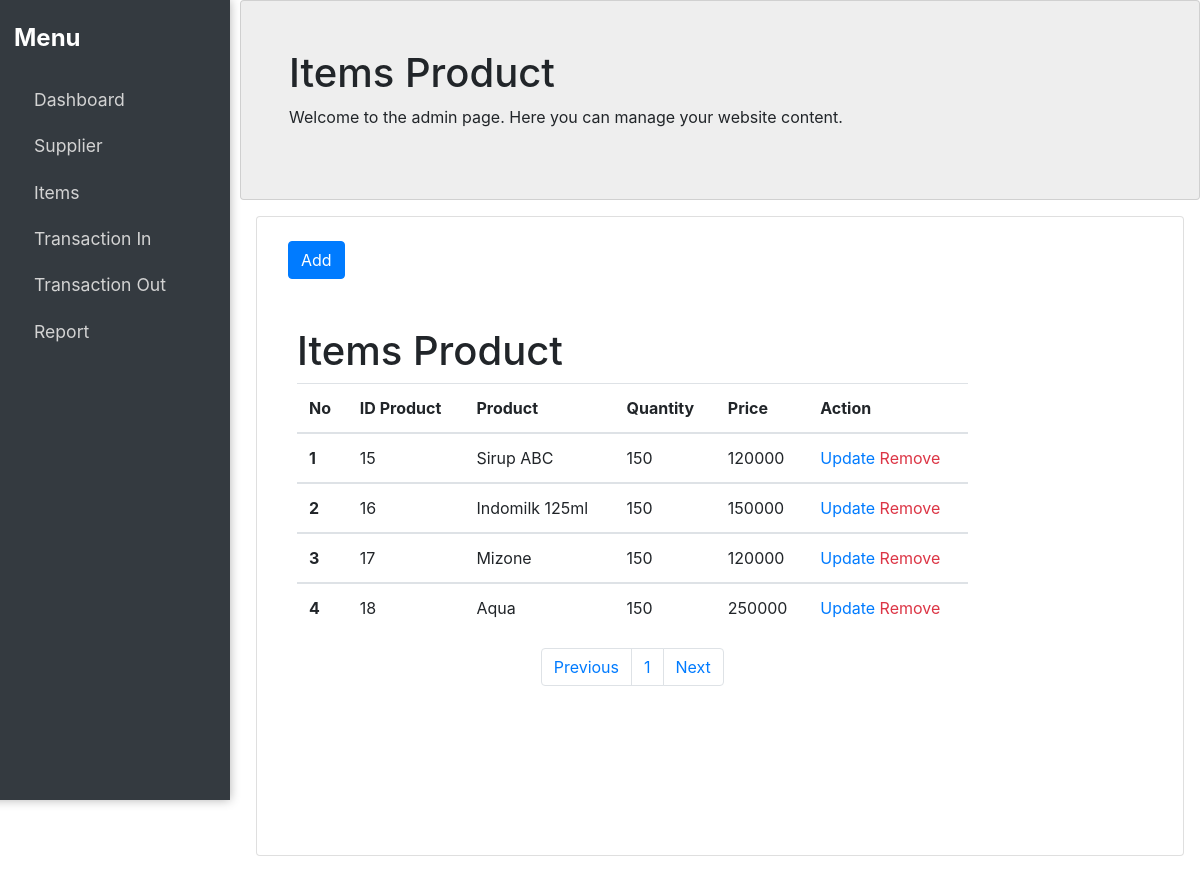
Screenshot of /items.php (signed in) with the database file from the repository.
### tables this page shows
CREATE TABLE `item` (
  `id_product` int(11) NOT NULL,
  `product_name` varchar(50) NOT NULL,
  `id_supplier` int(8) NOT NULL,
  `date` date NOT NULL,
  `product_qty` int(8) NOT NULL,
  `product_price` int(12) NOT NULL
);

### items.php (the view, shortened to what this page needs)
<?php
include 'config.php';
$query = "SELECT item.id_product, item.product_name, item.product_qty,
    SUM(transaction_in.quantity_in) AS total_quantity_in,
    SUM(transaction_out.quantity_out) AS total_quantity_out
          FROM item
          LEFT JOIN transaction_in ON item.id_product = transaction_in.id_product
          LEFT JOIN transaction_out ON item.id_product = transaction_out.id_product
          GROUP BY item.id_product";
$result = mysqli_query($conn, $query);
while ($row = mysqli_fetch_assoc($result)) {
    $total_quantity_in = $row['total_quantity_in'];
    $total_quantity_out = $row['total_quantity_out'];
    $quantity = $row['product_qty'];
    $remain = $total_quantity_in + $quantity - $total_quantity_out;
}
?>
<!DOCTYPE html>
<html>
<head>
    <link rel="stylesheet" href="https://maxcdn.bootstrapcdn.com/bootstrap/4.5.2/css/bootstrap.min.css">
    <link rel="stylesheet" href="./style/style.css">
</head>
<body>
    <?php
    include "sidebar.php";
    ?>
    <div class="content" style="margin-left: 20%;">
        <div class="card container-fluid w-100 p-5" style="background-color: #eee; height:200px">
            <h1>Items Product</h1>
            <p>Welcome to the admin page. Here you can manage your website content.</p>
        </div>
        <div class="card p-3 text-left m-3" style="height:80vh">
            <div class="container mt-2" id="HideButton">
                <div class="row">
                    <div class="col-md-3">
                    <button type="button" id="HideButton" class="btn btn-primary" data-toggle="modal" data-target="#myModal">Add</button>
                    </div>
                </div>
            </div>
            <section class="items  w-75 mt-5 mx-4" id="myTable">
                <h1 class="title"> Items Product</h1>
                <div class="container-users">
                    <table class="table table-hover ">
                        <thead>
                            <tr>
                                <th scope="col">No</th>
                                <th scope="col">ID Product</th>
                                <th scope="col">Product</th>
                                <th scope="col">Quantity</th>
                                <th scope="col">Price</th>
                                <th scope="col">Action</th>
                            </tr>
                        </thead>
                        <?php
                        $limit_per_page = 10;
                        $page = isset($_GET['page_no']) ? (int)$_GET['page_no'] : 1;
                        $first_page = ($page > 1) ? ($page * $limit_per_page) - $limit_per_page : 0;
                        $previous = $page - 1;
                        $next = $page + 1;
                        $row_item = mysqli_query($conn, "SELECT * FROM item ");
                        $total_row_item = mysqli_num_rows($row_item);
                        $total_page = ceil($total_row_item / $limit_per_page);
                        $select_item = mysqli_query($conn, "SELECT * FROM `item` LIMIT $first_page, $limit_per_page") or die('query failed');
                        $no = $first_page + 1;
                        while ($fetch_item = mysqli_fetch_assoc($select_item)) {
                        ?>
                            <tbody>
                                <tr>
                                    <th scope="row"><?php echo $no++; ?></th>
                                    <td><?php echo $fetch_item['id_product']; ?></td>
                                    <td><?php echo $fetch_item['product_name']; ?></td>
                                    <td><?php echo $remain; ?></td>
                                    <td><?php echo $fetch_item['product_price']; ?></td>
                                    <td>
                                        <a href="items.php?update=<?php echo $fetch_item['id_product']; ?>" id="updateBtn">Update</a>
                                        <a class="delete-btn text-danger" href="items.php?delete=<?php echo $fetch_item['id_product']; ?>" onclick="return confirm('delete this item?');">Remove</a>
                                    </td>
                                </tr>
                            </tbody>
                        <?php
                        };
                        ?>
                    </table>
                    <nav class="mt-3">
                        <ul class="pagination justify-content-center">
                            <li class="page-item">
                                <a class="page-link" <?php if ($page > 1) {
                                                            echo "href='?page_no=$previous'";
                                                        } ?>>Previous</a>
                            </li>
                            <?php
                            for ($x = 1; $x <= $total_page; $x++) {
                            ?>
                                <li class="page-item"><a class="page-link" href="?page_no=<?php echo $x ?>"><?php echo $x; ?></a></li>
                            <?php
                            }
                            ?>
                            <li class="page-item">
                                <a class="page-link" <?php if ($page < $total_page) {
                                                            echo "href='?page_no=$next'";
                                                        } ?>>Next</a>
                            </li>
                        </ul>
                    </nav>
                </div>
            </section>
    </div>
</body>
</html>

### sidebar.php (shortened to what this page needs)
<div class="bg-dark text-white sidebar" style="width: 20%; min-height: 100vh; position: fixed; left: 0; top: 0;">
  <div class="p-4">
    <h4 class="font-weight-bold mb-4">Menu</h4>
    <ul class="nav flex-column">
    <li class="nav-item">
      <a class="nav-link" href="admin_page.php">Dashboard</a>
    </li>
    <li class="nav-item">
      <a class="nav-link" href="supplier.php">Supplier</a>
    </li>
    <li class="nav-item">
      <a class="nav-link" href="items.php">Items</a>
    </li>
    <li class="nav-item">
      <a class="nav-link" href="transaction_in.php">Transaction In</a>
    </li>
    <li class="nav-item">
      <a class="nav-link" href="transaction_out.php">Transaction Out</a>
    </li>
    <li class="nav-item">
      <a class="nav-link" href="report.php">Report</a>
    </li>
  </ul>
  </div>
</div>

### style/style.css (style rules this page uses)
.card { transition: transform 0.2s ease, box-shadow 0.2s ease; }

### sidebar.php (style rules this page uses)
.sidebar { transition: all 0.3s ease; z-index: 1; }
.sidebar a { transition: all 0.3s ease; }
.nav-link { padding: 10px 20px; color: lightgray; font-size: 1.1rem; }

### rows the page displays
item: id_product "15", product_name "Sirup ABC", remain "150", product_price "120000"
item: id_product "16", product_name "Indomilk 125ml", remain "150", product_price "150000"
item: id_product "17", product_name "Mizone", remain "150", product_price "120000"
item: id_product "18", product_name "Aqua", remain "150", product_price "250000"
